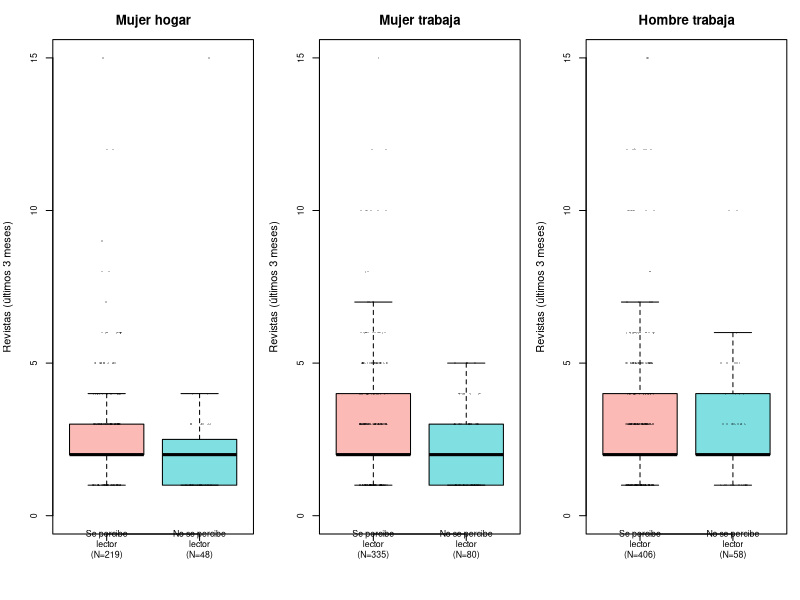
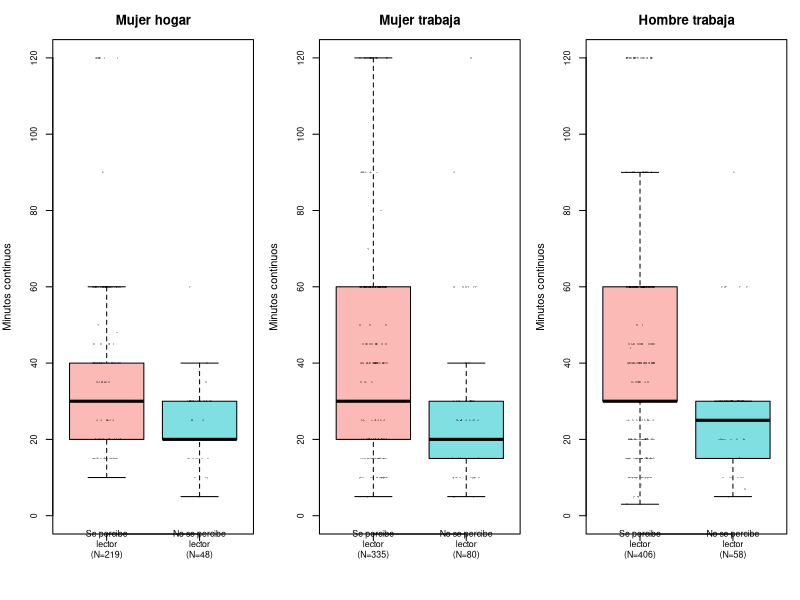
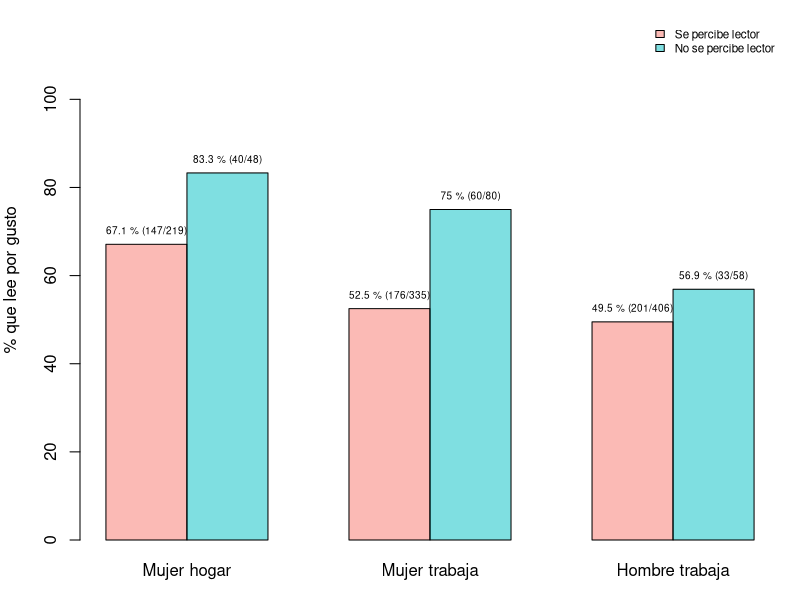
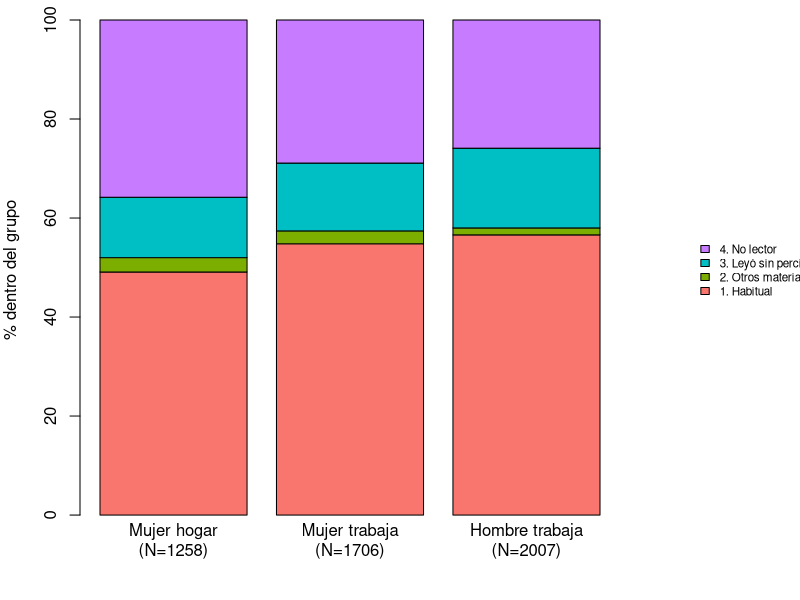
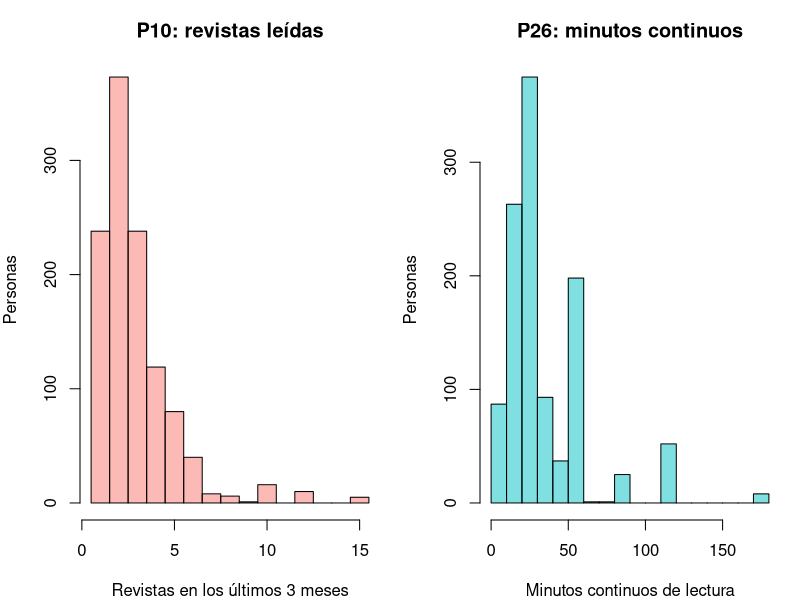

These figures' R source, in order:
## ---- chunk 1
knitr::opts_chunk$set(echo = FALSE, warning = FALSE, message = FALSE,
                      fig.width = 7, fig.height = 3, dpi = 120)
options(knitr.kable.NA = "—")
library(knitr)
library(e1071)   # skewness() y kurtosis()

pct = function(a, b) round(100 * a / b, 1)
f   = function(x) sprintf("%.1f", unname(x))                        # un decimal para el texto
si  = function(cond, a, b = "") if (isTRUE(cond)) a else b          # frase condicional para el texto
## ---- chunk 2
# ---- Lectura (base ya limpia por preparacion_datos_molec.Rmd) ----
raw = read.csv("datos/DatosEquipo6_v2.csv")
names(raw) = ifelse(tolower(names(raw)) == "anio", "anio", toupper(names(raw)))
datos = raw
vars6 = c("H_LEC", "SEXO", "COND_ACT", "P10", "P11", "P26")

# ---- Calidad: vacíos y valores fuera del rango del diccionario (no se eliminan) ----
calidad = data.frame(
  Variable = vars6,
  Vacios = colSums(is.na(raw[, vars6])),
  Fuera = c(sum(!(raw$H_LEC %in% c(1:4, NA))),
            sum(!(raw$SEXO %in% c(1:2, NA))),
            sum(!(raw$COND_ACT %in% c(1:10, NA))),
            sum(raw$P10 > 25, na.rm = TRUE),
            sum(!(raw$P11 %in% c(1:6, NA))),
            sum(raw$P26 < 2 | raw$P26 > 360, na.rm = TRUE)),
  row.names = NULL)
fuera10 = calidad$Fuera[calidad$Variable == "P10"]

# ---- Etiquetas y grupos ----
motivos = c("Trabajo", "Estudio", "Cultura general / estar al día",
            "Gusto / entretenimiento", "Religión", "Otro")

datos$Sexo_lbl  = factor(datos$SEXO, levels = 1:2, labels = c("Hombre", "Mujer"))
datos$H_LEC_lbl = factor(datos$H_LEC, levels = 1:4,
                         labels = c("1. Habitual", "2. Otros materiales",
                                    "3. Leyó sin percibirse lector", "4. No lector"))
# Autopercepción (solo H_LEC = 1 y 3 entran a la comparación de revistas)
datos$Aut = factor(ifelse(datos$H_LEC == 1, "Se percibe lector",
                   ifelse(datos$H_LEC == 3, "No se percibe lector", NA)),
                   levels = c("Se percibe lector", "No se percibe lector"))

# COND_ACT: 7 = quehaceres del hogar; 1-3 = trabaja. Estudiantes, jubilados y otras condiciones no se comparan.
datos$Grupo = ifelse(datos$SEXO %in% 2 & datos$COND_ACT %in% 7, "Mujer hogar",
              ifelse(datos$SEXO %in% 2 & datos$COND_ACT %in% 1:3, "Mujer trabaja",
              ifelse(datos$SEXO %in% 1 & datos$COND_ACT %in% 1:3, "Hombre trabaja", NA)))
# El orden de los niveles fija el orden de los grupos en TODAS las tablas y gráficas
datos$Grupo = factor(datos$Grupo, levels = c("Mujer hogar", "Mujer trabaja", "Hombre trabaja"))

datos$Cond_lbl = cut(datos$COND_ACT, breaks = c(0, 3, 5, 6, 7, 8, 10),
                     labels = c("Trabaja o tiene trabajo (01-03)", "Busca o espera trabajo (04-05)",
                                "Estudiante (06)", "Quehaceres del hogar (07)",
                                "Jubilado o pensionado (08)", "Incapacitado u otra situación (09-10)"))

# ---- Universos ----
V = subset(datos, !is.na(H_LEC))
U = subset(V, !is.na(Grupo))
L = subset(U, H_LEC %in% c(1, 3) & !is.na(P10))
H = subset(V, SEXO == 1 & COND_ACT == 7)
stopifnot(!anyNA(L$P11), !anyNA(L$P26))

# COND_ACT es numérica: se compara con 6 y 8, no con "06" y "08"
n_est   = sum(V$COND_ACT %in% 6)
n_jub   = sum(V$COND_ACT %in% 8)
n_otras = sum(V$COND_ACT %in% c(4:6, 8:10))
## ---- chunk 3
# Aviso por base pequeña (N < 30) o celda pequeña (n < 5); la columna solo aparece si hay avisos
marcar = function(df, min_n = 30, min_cel = 5) {
  aviso = rep("", nrow(df))
  if ("N" %in% names(df)) aviso[df$N < min_n] = "N<30: no interpretar"
  if ("n" %in% names(df)) aviso[aviso == "" & df$n < min_cel] = "n<5: poco estable"
  if (any(aviso != "")) df$Aviso = aviso
  df
}

# Medidas de una variable numérica por grupo y autopercepción
resumen_num = function(df, var) {
  r = aggregate(df[[var]], by = list(Grupo = df$Grupo, Aut = df$Aut),
                FUN = function(x) c(N = length(x), Media = mean(x), DE = sd(x), Min = min(x),
                                    Q1 = quantile(x, .25, names = FALSE), Mediana = median(x),
                                    Q3 = quantile(x, .75, names = FALSE), Max = max(x)))
  r = do.call(data.frame, r)
  r = r[order(r$Grupo, r$Aut), ]
  names(r) = c("Grupo", "Autopercepción", "N", "Media", "DE", "Mín", "Q1", "Mediana", "Q3", "Máx")
  r$Media = round(r$Media, 1)
  r$DE = round(r$DE, 1)
  rownames(r) = NULL
  r
}

# Se percibe lector menos no se percibe lector, por grupo
contraste = function(res) {
  a = res[res[[2]] == "Se percibe lector", ]
  b = res[res[[2]] == "No se percibe lector", ]
  data.frame(Grupo = a$Grupo, N_se_percibe = a$N, N_no_se_percibe = b$N,
             Dif_media = round(a$Media - b$Media, 1), Dif_Q1 = a$Q1 - b$Q1,
             Dif_mediana = a$Mediana - b$Mediana, Dif_Q3 = a$Q3 - b$Q3, row.names = NULL)
}

# Diagramas de caja por autopercepción, un panel por grupo (en el orden de los niveles de Grupo)
graf_caja = function(df, var, ylab, ymax) {
  op = par(mfrow = c(1, 3), mar = c(5, 4, 3, 1))
  for (g in levels(df$Grupo)) {
    d = df[df$Grupo == g, ]
    nom = paste0(c("Se percibe\nlector", "No se percibe\nlector"), "\n(N=", as.vector(table(d$Aut)), ")")
    boxplot(d[[var]] ~ d$Aut, names = nom, ylim = c(0, ymax), outline = FALSE,
            col = c("#F8766D80", "#00BFC480"), main = g, xlab = "", ylab = ylab, cex.axis = 0.8)
    stripchart(d[[var]] ~ d$Aut, vertical = TRUE, method = "jitter", jitter = 0.15,
               pch = 16, cex = 0.4, col = rgb(0, 0, 0, 0.25), add = TRUE)
  }
  par(op)
}

# Medidas de una variable numérica (descripción individual)
desc_num = function(x) c(N = length(x), Media = mean(x), Mediana = median(x), DE = sd(x),
                         CV = 100 * sd(x) / mean(x),
                         Q1 = quantile(x, .25, names = FALSE), Q3 = quantile(x, .75, names = FALSE),
                         Min = min(x), Max = max(x), Sesgo = skewness(x), Curtosis = kurtosis(x))
## ---- chunk 4
tab_num = rbind(desc_num(L$P10), desc_num(L$P26))
rownames(tab_num) = c("P10: revistas (3 meses)", "P26: minutos continuos")
kable(round(tab_num, 1), caption = "Tabla 1. Medidas descriptivas de P10 y P26 en lectores de revistas")
s10 = round(tab_num[1, ], 1)
s26 = round(tab_num[2, ], 1)
## ---- chunk 5
fh = table(V$H_LEC_lbl)
fp = table(factor(L$P11, levels = 1:6, labels = motivos))
ph = pct(as.vector(fh), sum(fh))
pp = pct(as.vector(fp), sum(fp))
t3 = rbind(
  data.frame(Variable = paste0("H_LEC (N=", nrow(V), ")"), Categoría = names(fh),
             n = as.vector(fh), "%" = ph, check.names = FALSE),
  data.frame(Variable = paste0("P11 (N=", nrow(L), ")"), Categoría = names(fp),
             n = as.vector(fp), "%" = pp, check.names = FALSE))
## ---- chunk 6
tb = table(U$Grupo, U$H_LEC_lbl)
pc = round(100 * prop.table(tb, 1), 1)
t4 = data.frame(Grupo = rownames(tb), N = as.vector(rowSums(tb)),
                as.data.frame.matrix(pc), check.names = FALSE, row.names = NULL)
names(t4)[3:6] = c("1 Habitual", "2 Otros", "3 Leyó sin percibirse lector", "4 No lector")
t4[["% con H_LEC 3 entre quienes no acostumbran leer"]] = pct(tb[, 3], tb[, 3] + tb[, 4])
kable(marcar(t4), caption = "Tabla 2. Condición lectora (H_LEC) dentro de cada grupo, en % (cada fila suma 100 % en las cuatro categorías)")

hab = pc[, 1]; sper = pc[, 3]; nol = pc[, 4]
pr = t4[[ncol(t4)]]

A = subset(U, H_LEC %in% c(1, 3))
cob = do.call(rbind, lapply(levels(A$Grupo), function(g) do.call(rbind, lapply(levels(A$Aut), function(a) {
  d = A[A$Grupo == g & A$Aut == a, ]
  data.frame(Grupo = g, Autopercepción = a, N = nrow(d), "Leyeron revistas" = sum(!is.na(d$P10)),
             "%" = pct(sum(!is.na(d$P10)), nrow(d)), check.names = FALSE)
}))))
cp = cob[["%"]]
## ---- chunk 7
res10 = resumen_num(L, "P10")
kable(marcar(res10), caption = "Tabla 3. Número de revistas leídas (P10) por grupo y autopercepción")
graf_caja(L, "P10", "Revistas (últimos 3 meses)", 15)

lec = c(1, 3, 5); nlec = c(2, 4, 6)
dm10 = res10$Mediana[lec] - res10$Mediana[nlec]
dx10 = round(res10$Media[lec] - res10$Media[nlec], 1)
p10_parecido = all(abs(dm10) <= 1)
## ---- chunk 8
res26 = resumen_num(L, "P26")
kable(marcar(res26), caption = "Tabla 4. Minutos continuos de lectura (P26) por grupo y autopercepción (cualquier material)")
graf_caja(L, "P26", "Minutos continuos", 120)

dm26 = res26$Mediana[lec] - res26$Mediana[nlec]
dx26 = round(res26$Media[lec] - res26$Media[nlec], 1)
p26_lec_mayor = all(res26$Media[lec] > res26$Media[nlec])
hogar_corta = res26$Media[1] < min(res26$Media[c(3, 5)]) & res26$Q3[1] <= min(res26$Q3[c(3, 5)])
## ---- chunk 9
Q3 = do.call(rbind, lapply(levels(L$Grupo), function(g) do.call(rbind, lapply(levels(L$Aut), function(a) {
  d = L[L$Grupo == g & L$Aut == a, ]
  data.frame(Grupo = g, Autopercepción = a, N = nrow(d),
             "Gusto (n)" = sum(d$P11 == 4),
             "Gusto (%)" = pct(sum(d$P11 == 4), nrow(d)),
             "Otros motivos (%)" = pct(sum(d$P11 != 4), nrow(d)), check.names = FALSE)
}))))
kable(marcar(Q3), caption = "Tabla 5. Motivo principal de lectura de revistas (gusto o entretenimiento frente a otros motivos), por grupo y autopercepción")

m  = matrix(Q3[["Gusto (%)"]], nrow = 2)
nm = matrix(Q3[["Gusto (n)"]], nrow = 2)
Nm = matrix(Q3[["N"]], nrow = 2)
op = par(mar = c(3, 4, 1, 1))
bp = barplot(m, beside = TRUE, names.arg = levels(L$Grupo), col = c("#F8766D80", "#00BFC480"),
             ylim = c(0, 118), ylab = "% que lee por gusto",
             legend.text = levels(L$Aut), args.legend = list(x = "topright", cex = 0.7, bty = "n"))
text(bp, m, labels = paste0(m, " % (", nm, "/", Nm, ")"), pos = 3, cex = 0.6)
par(op)

gusto = Q3[["Gusto (%)"]]
dg = round(gusto[nlec] - gusto[lec], 1)
p11_dir = all(dg > 0)
hogar_gusto = gusto[1] > max(gusto[c(3, 5)])
## ---- chunk 10
tab_var = data.frame(
  Variable = vars6,
  Descripción = c("Condición lectora construida por INEGI",
                  "Sexo (preg. 8)", "Condición de actividad la semana pasada (preg. 15)",
                  "Revistas leídas en tres meses (preg. 10)",
                  "Motivo principal de lectura de revistas (preg. 11)",
                  "Minutos continuos de lectura de algún material (preg. 26)"),
  Tipo = c("Cat. nominal", "Cat. nominal", "Cat. nominal",
           "Num. discreta", "Cat. nominal", "Num. continua"),
  "Unidad o categorías" = c("1 Habitual; 2 Otros materiales; 3 Leyó sin acostumbrar; 4 No lector",
                            "1 Hombre; 2 Mujer",
                            "01-03 trabaja; 04-05 busca trabajo; 06 estudia; 07 hogar; 08 jubilado; 09-10 otra; 99 no especificado",
                            "Revistas (diccionario: 1 a 25)",
                            "1 Trabajo; 2 Estudio; 3 Cultura general; 4 Gusto; 5 Religión; 6 Otro",
                            "Minutos (diccionario: 2 a 360)"),
  "Falt. (n)" = calidad$Vacios,
  "Falt. (%)" = pct(calidad$Vacios, nrow(raw)),
  "Fuera rango (n)" = calidad$Fuera,
  check.names = FALSE)
cap_a1 = "Tabla A1. Variables seleccionadas y calidad de los datos (sobre todos los registros; en P10, P11 y P26 el vacío es un pase de pregunta)"
if (knitr::is_latex_output()) {
  # En PDF se fijan anchos de columna para que el texto largo se acomode
  kable(tab_var, format = "latex", booktabs = TRUE, caption = cap_a1, position = "H",
        align = c("p{1.8cm}", "p{3.4cm}", "p{1.8cm}", "p{4.2cm}", "r", "r", "r"))
} else {
  kable(tab_var, caption = cap_a1)
}
## ---- chunk 11
tn = table(V$Cond_lbl, V$Sexo_lbl)
tc = data.frame(Condición = rownames(tn),
                Hombres = as.vector(tn[, "Hombre"]), "% hombres" = pct(as.vector(tn[, "Hombre"]), sum(tn[, "Hombre"])),
                Mujeres = as.vector(tn[, "Mujer"]), "% mujeres" = pct(as.vector(tn[, "Mujer"]), sum(tn[, "Mujer"])),
                check.names = FALSE)
kable(tc, caption = "Tabla A2. Composición por SEXO y COND_ACT (personas con H_LEC válido)")
## ---- chunk 12
con = rbind(data.frame(Variable = "P10", contraste(res10)), data.frame(Variable = "P26", contraste(res26)))
kable(con, caption = "Tabla A3. Diferencias entre quienes se perciben lectores y quienes no (se percibe menos no se percibe), por grupo")
## ---- chunk 13
d6 = do.call(rbind, lapply(levels(L$Grupo), function(g) do.call(rbind, lapply(levels(L$Aut), function(a) {
  d = L[L$Grupo == g & L$Aut == a, ]
  tt = as.vector(table(factor(d$P11, levels = 1:6)))
  cel = paste0(tt, " (", pct(tt, nrow(d)), ")")
  data.frame(Grupo = g, Autopercepción = a, N = nrow(d), t(setNames(cel, c("Trabajo", "Estudio", "Cultura", "Gusto", "Religión", "Otro"))),
             check.names = FALSE)
}))))
kable(marcar(d6), caption = "Tabla A4. Motivo principal de lectura de revistas (6 categorías), n (%) por grupo y autopercepción")
## ---- chunk 14
est = do.call(rbind, lapply(sort(unique(U$anio)), function(a) {
  u = U[U$anio == a, ]
  l = L[L$anio == a, ]
  data.frame(Año = a, N = nrow(u),
             "% habitual" = pct(sum(u$H_LEC == 1), nrow(u)),
             "% H_LEC 3 entre quienes no acostumbran leer" = pct(sum(u$H_LEC == 3), sum(u$H_LEC %in% 3:4)),
             "Mediana P10 (percibe / no)" = paste(median(l$P10[l$H_LEC == 1]), "/", median(l$P10[l$H_LEC == 3])),
             "Mediana P26 (percibe / no)" = paste(median(l$P26[l$H_LEC == 1]), "/", median(l$P26[l$H_LEC == 3])),
             "% gusto (percibe / no)" = paste(pct(sum(l$P11[l$H_LEC == 1] == 4), sum(l$H_LEC == 1)), "/",
                                              pct(sum(l$P11[l$H_LEC == 3] == 4), sum(l$H_LEC == 3))),
             check.names = FALSE)
}))
kable(est, caption = "Tabla A5. Indicadores principales por año (tres grupos juntos). Los archivos de distintos años no contienen a las mismas personas")
## ---- chunk 15
res10_25 = resumen_num(L[L$P10 <= 25, ], "P10")
kable(marcar(res10_25), caption = "Tabla A6. Sensibilidad: P10 sin los registros por encima de 25 revistas")
## ---- chunk 16
th = table(H$H_LEC_lbl)
kable(data.frame(H_LEC = names(th), n = as.vector(th)), caption = "Tabla A7a. Hombres dedicados al hogar por categoría de H_LEC (casos, sin porcentajes)")
Hc = H[!is.na(H$P10), c("anio", "H_LEC_lbl", "P10", "P11", "P26")]
Hc$P11 = factor(Hc$P11, levels = 1:6, labels = motivos)
names(Hc) = c("Año", "H_LEC", "P10", "Motivo (P11)", "P26")
kable(Hc, row.names = FALSE, caption = "Tabla A7b. Hombres dedicados al hogar que leyeron revistas (casos individuales)")
## ---- chunk 17
flujo = data.frame(
  Concepto = c("Registros en la base (2022-2024)",
               "Sin categoría válida de H_LEC (blanco por pase)",
               "Con H_LEC válido",
               "   Hombres dedicados al hogar (solo casos, Anexo A7)",
               "   Estudiantes, jubilados, personas que buscan trabajo y otras condiciones (no se comparan)",
               "   Sin SEXO o COND_ACT especificado",
               "Universo del análisis (tres grupos)",
               "Lectores de revistas con H_LEC = 1 o 3 (P10 con valor)"),
  n = c(nrow(datos), sum(is.na(datos$H_LEC)), nrow(V), nrow(H), n_otras,
        nrow(V) - nrow(U) - nrow(H) - n_otras, nrow(U), nrow(L)))
kable(flujo, caption = "Tabla A8. Registros y universos del análisis")
## ---- chunk 18
kable(t3, caption = "Tabla A9. Distribución de frecuencias de H_LEC (personas con H_LEC válido) y de P11 (lectores de revistas)")
## ---- chunk 19
kable(marcar(cob), caption = "Tabla A10. Personas que leyeron revistas en los últimos tres meses, por grupo y autopercepción")
## ---- chunk 20
op = par(mar = c(4, 4, 1, 9))
barplot(t(pc), col = c("#F8766D", "#7CAE00", "#00BFC4", "#C77CFF"), ylab = "% dentro del grupo",
        names.arg = paste0(rownames(tb), "\n(N=", rowSums(tb), ")"),
        legend.text = colnames(pc), args.legend = list(x = "right", inset = c(-0.45, 0), xpd = NA, bty = "n", cex = 0.7))
par(op)
## ---- chunk 21
op = par(mfrow = c(1, 2), mar = c(4, 4, 3, 1))
hist(L$P10[L$P10 <= 15], breaks = seq(0.5, 15.5, 1), col = "#F8766D80",
     main = "P10: revistas leídas", xlab = "Revistas en los últimos 3 meses", ylab = "Personas")
hist(L$P26[L$P26 <= 180], breaks = seq(0, 180, 10), col = "#00BFC480",
     main = "P26: minutos continuos", xlab = "Minutos continuos de lectura", ylab = "Personas")
par(op)
